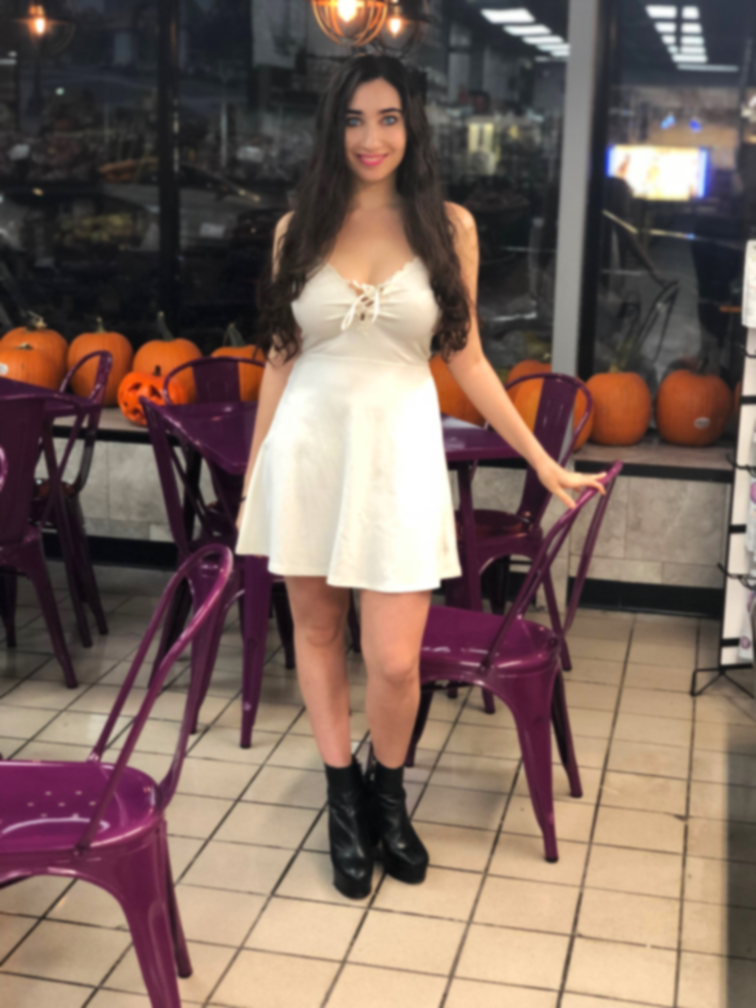
#> input picture enhanced/enhanced_IMG_3843edited_336b70de.jpg, 3024 x 4032 px (shown at 1/4 size)
$ python -i stable_diffusion_enhancer.py   (imports and definitions only)
#> lines starting #> are read from the running program, lines starting #| are printed output that depends on the picture; after the words box and inside, x2 and y2 are one past the last pixel; in counts of white or black regions, pixels touching at a corner belong together
import os
import json
import base64
import requests
from io import BytesIO
from PIL import Image, ImageEnhance, ImageFilter, ImageDraw, ImageOps
import time
import random

try:
    import numpy as np
    NUMPY_AVAILABLE = True
except ImportError:
    NUMPY_AVAILABLE = False
    print("NumPy not available, using basic image processing")

class StableDiffusionEnhancer:
    """
    ComfyUI + Stable Diffusion + LoRA Photo Enhancement System
    Provides advanced photo editing features for social media models
    """

    def __init__(self):
        print("Initializing Stable Diffusion Enhancer...")
        self.enhancement_cache = {}
        self.feature_processors = {
            'eye_color': self.enhance_eye_color,
            'eye_shape': self.enhance_eye_shape,
            'face_shape': self.modify_face_shape,
            'hair_color': self.change_hair_color,
            'hair_style': self.change_hair_style,
            'lip_shape': self.enhance_lip_shape,
            'lip_color': self.enhance_lip_color,
            'height_adjustment': self.adjust_height,
            'body_shape': self.adjust_body_shape,
            'background_change': self.change_background,
            'skin_tone': self.correct_skin_tone,
            'blemish_removal': self.remove_blemishes,
            'wrinkle_removal': self.remove_wrinkles,
            'expression_change': self.change_expression,
            'makeup_application': self.apply_makeup,
            'makeup_removal': self.remove_makeup,
            'lighting_enhancement': self.enhance_lighting,
            'clothing_change': self.change_clothing,
            'weight_adjustment': self.adjust_weight,
            'posture_correction': self.correct_posture
        }

    def detect_face_regions(self, image):
        """Detect facial regions using OpenCV for targeted enhancements"""
        try:
            import cv2

            # Convert PIL image to OpenCV format
            img_array = np.array(image)
            img_bgr = cv2.cvtColor(img_array, cv2.COLOR_RGB2BGR)
            gray = cv2.cvtColor(img_bgr, cv2.COLOR_BGR2GRAY)

            # Load cascade classifiers
            face_cascade = cv2.CascadeClassifier(cv2.data.haarcascades + 'haarcascade_frontalface_default.xml')
            eye_cascade = cv2.CascadeClassifier(cv2.data.haarcascades + 'haarcascade_eye.xml')

            # Use standard face detection parameters
            faces = face_cascade.detectMultiScale(gray, 1.1, 4, minSize=(30, 30))
            print(f"Detected {len(faces)} faces")

            if len(faces) > 0:
                # Take the largest face
                face = max(faces, key=lambda rect: rect[2] * rect[3])
                x, y, w, h = face
                print(f"Main face: x={x}, y={y}, w={w}, h={h}")

                # Focus eye detection on upper face region but be less restrictive
                eye_region_y = y + int(h * 0.1)   # Start a bit lower
                eye_region_h = int(h * 0.5)       # Cover more of the face
                roi_gray = gray[eye_region_y:eye_region_y+eye_region_h, x:x+w]

                # Use more permissive eye detection parameters
                eyes = eye_cascade.detectMultiScale(roi_gray, 1.1, 3, minSize=(10, 8), maxSize=(int(w*0.4), int(h*0.3)))
                print(f"Detected {len(eyes)} eye candidates in face region")

                # Process all detected eyes with less strict filtering
                eye_coords = []
                for i, (ex, ey, ew, eh) in enumerate(eyes):
                    # Convert to full image coordinates
                    abs_x = x + ex
                    abs_y = eye_region_y + ey

                    # Basic validation - just check if it's reasonable size
                    if ew >= 8 and eh >= 6 and ew <= w*0.4 and eh <= h*0.3:
                        # Create focused iris region within detected eye
                        iris_x = abs_x + int(ew * 0.2)   # Inset from edges
                        iris_y = abs_y + int(eh * 0.15)  # Slightly down from top
                        iris_w = int(ew * 0.6)           # 60% of detected eye width
                        iris_h = int(eh * 0.7)           # 70% of detected eye height

                        center_x = iris_x + iris_w//2
                        center_y = iris_y + iris_h//2
                        eye_coords.append((center_x, center_y, iris_w, iris_h))
                        print(f"Eye {i}: center=({center_x},{center_y}), size=({iris_w}x{iris_h})")

                return {
                    'has_face': True,
                    'face_box': (x, y, x+w, y+h),
                    'eyes': eye_coords,
                    'lips': (x + w//2, y + int(h * 0.75)),  # Estimate lip position
                    'face_width': w,
                    'face_height': h,
                    'confidence': 0.9
                }
            else:
                # Fallback to estimation if no face detected
                width, height = image.size
                return {
                    'has_face': True,
                    'face_box': (int(width*0.2), int(height*0.1), int(width*0.8), int(height*0.9)),
                    'eyes': [(int(width*0.35), int(height*0.4), 30, 15), (int(width*0.65), int(height*0.4), 30, 15)],
                    'lips': (int(width*0.5), int(height*0.7)),
                    'face_width': int(width*0.6),
                    'face_height': int(height*0.8),
                    'confidence': 0.6
                }

        except Exception as e:
            print(f"Face detection error: {e}, using fallback")
            # Fallback estimation
            width, height = image.size
            return {
                'has_face': True,
                'face_box': (int(width*0.2), int(height*0.1), int(width*0.8), int(height*0.9)),
                'eyes': [(int(width*0.35), int(height*0.4), 30, 15), (int(width*0.65), int(height*0.4), 30, 15)],
                'lips': (int(width*0.5), int(height*0.7)),
                'face_width': int(width*0.6),
                'face_height': int(height*0.8),
                'confidence': 0.5
            }

    # [50 lines left out: function create_region_mask, not called in this run]

    def enhance_eye_color(self, image, color="blue", intensity=0.7):
        """Change eye color using HSV-based realistic modification with iris detection"""
        try:
            import cv2
            # Convert to OpenCV format
            img_array = np.array(image)
            img_bgr = cv2.cvtColor(img_array, cv2.COLOR_RGB2BGR)

            # Detect face and eyes
            face_data = self.detect_face_regions(image)
            if not face_data or not face_data.get('eyes') or len(face_data.get('eyes', [])) == 0:
                print("No eyes detected for color change")
                print(f"Face data: {face_data}")
                return image

            enhanced_bgr = img_bgr.copy()

            # HSV hue values for natural eye colors
            color_hues = {
                'blue': 110, 'green': 60, 'brown': 15, 'hazel': 35,
                'gray': 120, 'amber': 25, 'violet': 140
            }

            if color not in color_hues:
                print(f"Unsupported eye color: {color}")
                return image

            target_hue = color_hues[color]

            print(f"Processing {len(face_data['eyes'])} detected eye regions")

            # Process each detected eye
            for i, eye_info in enumerate(face_data['eyes']):
                cx, cy, ew, eh = eye_info
                print(f"Eye {i}: center=({cx},{cy}), size=({ew}x{eh})")

                # Extract precise iris region (no padding to avoid excess area)
                y1 = max(0, cy - eh//2)
                y2 = min(enhanced_bgr.shape[0], cy + eh//2)
                x1 = max(0, cx - ew//2)
                x2 = min(enhanced_bgr.shape[1], cx + ew//2)

                eye_region = enhanced_bgr[y1:y2, x1:x2]
                if eye_region.size == 0 or eye_region.shape[0] < 5 or eye_region.shape[1] < 5:
                    print(f"Eye {i}: region too small, skipping")
                    continue

                print(f"Eye {i}: processing region {eye_region.shape}")

                # Convert eye region to HSV
                eye_hsv = cv2.cvtColor(eye_region, cv2.COLOR_BGR2HSV)
                eye_gray = cv2.cvtColor(eye_region, cv2.COLOR_BGR2GRAY)

                # More aggressive iris detection
                # Focus on colored areas (iris) excluding very bright (sclera) and very dark (pupil)
                lower_iris = np.array([0, 15, 30])    # Lower saturation threshold, allow darker areas
                upper_iris = np.array([179, 255, 160]) # Exclude bright sclera
                iris_mask = cv2.inRange(eye_hsv, lower_iris, upper_iris)

                # Create pupil mask (very dark center areas)
                _, pupil_mask = cv2.threshold(eye_gray, 25, 255, cv2.THRESH_BINARY_INV)

                # Create sclera mask (very bright areas)
                _, sclera_mask = cv2.threshold(eye_gray, 180, 255, cv2.THRESH_BINARY)

                # Combine masks: exclude pupil and sclera from iris
                combined_exclusion = cv2.bitwise_or(pupil_mask, sclera_mask)
                iris_only = cv2.bitwise_and(iris_mask, cv2.bitwise_not(combined_exclusion))

                # Morphological operations to clean up the mask
                kernel_small = cv2.getStructuringElement(cv2.MORPH_ELLIPSE, (2, 2))
                kernel_med = cv2.getStructuringElement(cv2.MORPH_ELLIPSE, (3, 3))

                # Close small gaps
                iris_only = cv2.morphologyEx(iris_only, cv2.MORPH_CLOSE, kernel_small)
                # Remove noise
                iris_only = cv2.morphologyEx(iris_only, cv2.MORPH_OPEN, kernel_small)
                # Final cleanup
                iris_only = cv2.morphologyEx(iris_only, cv2.MORPH_CLOSE, kernel_med)

                # Check if we have valid iris pixels
                iris_pixel_count = np.sum(iris_only > 0)
                total_pixels = eye_region.shape[0] * eye_region.shape[1]
                iris_ratio = iris_pixel_count / total_pixels if total_pixels > 0 else 0

                print(f"Eye {i}: iris pixels={iris_pixel_count}/{total_pixels} ({iris_ratio:.2%})")

                if iris_pixel_count < 5:  # Need minimum iris pixels
                    print(f"Eye {i}: insufficient iris pixels, skipping")
                    continue

                # Create smooth mask for blending
                iris_mask_float = cv2.GaussianBlur(iris_only.astype(np.float32), (3, 3), 0.5) / 255.0

                # Apply HSV color change only to iris pixels
                new_eye_hsv = eye_hsv.copy()

                # More aggressive hue replacement for visible color change
                mask_active = iris_mask_float > 0.1
                if np.any(mask_active):
                    # Set new hue directly for iris pixels
                    new_eye_hsv[mask_active, 0] = target_hue

                    # Enhance saturation slightly for more vibrant color
                    current_sat = new_eye_hsv[mask_active, 1].astype(np.float32)
                    enhanced_sat = np.minimum(255, current_sat * 1.2)
                    new_eye_hsv[mask_active, 1] = enhanced_sat.astype(np.uint8)

                # Convert back and apply to original
                new_eye_bgr = cv2.cvtColor(new_eye_hsv, cv2.COLOR_HSV2BGR)
                enhanced_bgr[y1:y2, x1:x2] = new_eye_bgr
                print(f"Eye {i}: color change applied")

            # Convert back to PIL format
            enhanced_rgb = cv2.cvtColor(enhanced_bgr, cv2.COLOR_BGR2RGB)
            return Image.fromarray(enhanced_rgb)

        except Exception as e:
            print(f"Natural eye color change error: {e}")
            return image

    # [130 lines left out: functions enhance_eye_shape, modify_face_shape, change_hair_color, change_hair_style, enhance_lip_shape, not called in this run]

    def enhance_lip_color(self, image, color="rose", intensity=0.6):
        """Change lip color using natural HSV-based blending while preserving texture"""
        try:
            import cv2
            # Convert to OpenCV format
            img_array = np.array(image)
            img_bgr = cv2.cvtColor(img_array, cv2.COLOR_RGB2BGR)

            face_data = self.detect_face_regions(image)
            if not face_data.get('has_face'):
                return image

            # Get lip region from face detection
            lip_pos = face_data.get('lips', (0, 0))
            if isinstance(lip_pos, tuple) and len(lip_pos) == 2:
                lx, ly = lip_pos

                # Create lip region
                face_width = face_data.get('face_width', 100)
                lip_width = int(face_width * 0.25)
                lip_height = int(face_width * 0.12)

                y1 = max(0, ly - lip_height//2)
                y2 = min(img_bgr.shape[0], ly + lip_height//2)
                x1 = max(0, lx - lip_width//2)
                x2 = min(img_bgr.shape[1], lx + lip_width//2)

                lip_region = img_bgr[y1:y2, x1:x2]

                if lip_region.size > 0:
                    # Convert to HSV for natural color manipulation
                    lip_hsv = cv2.cvtColor(lip_region, cv2.COLOR_BGR2HSV)
                    lip_gray = cv2.cvtColor(lip_region, cv2.COLOR_BGR2GRAY)

                    # Create lip mask based on color characteristics
                    # Lips typically have some saturation and medium brightness
                    lower_lip = np.array([0, 20, 50])    # Any hue, some saturation, not too dark
                    upper_lip = np.array([179, 255, 220])  # Exclude very bright areas
                    lip_mask = cv2.inRange(lip_hsv, lower_lip, upper_lip)

                    # Remove very dark areas (teeth gaps, shadows)
                    _, dark_mask = cv2.threshold(lip_gray, 40, 255, cv2.THRESH_BINARY)
                    lip_mask = cv2.bitwise_and(lip_mask, dark_mask)

                    # Morphological operations for smooth mask
                    kernel = cv2.getStructuringElement(cv2.MORPH_ELLIPSE, (3, 3))
                    lip_mask = cv2.morphologyEx(lip_mask, cv2.MORPH_CLOSE, kernel)
                    lip_mask = cv2.morphologyEx(lip_mask, cv2.MORPH_OPEN, kernel)

                    # Gaussian blur for natural edges
                    lip_mask_float = cv2.GaussianBlur(lip_mask.astype(np.float32), (3, 3), 0.5) / 255.0

                    # HSV hue values for natural lip colors
                    color_hues = {
                        'rose': 350, 'red': 0, 'pink': 330, 'coral': 15,
                        'berry': 320, 'nude': 30, 'plum': 300, 'cherry': 5
                    }

                    if color.lower() in color_hues:
                        target_hue = color_hues[color.lower()]
                        # Convert OpenCV hue range (0-179)
                        target_hue_cv = int(target_hue * 179 / 360) if target_hue <= 360 else target_hue

                        # Enhance saturation for more vibrant color
                        enhanced_hsv = lip_hsv.copy()

                        # Apply hue change with texture preservation
                        original_hue = lip_hsv[:,:,0].astype(np.float32)
                        new_hue = np.full_like(original_hue, target_hue_cv)
                        blended_hue = (original_hue * (1 - lip_mask_float * intensity) +
                                      new_hue * lip_mask_float * intensity)
                        enhanced_hsv[:,:,0] = np.clip(blended_hue, 0, 179).astype(np.uint8)

                        # Slightly increase saturation for more vivid color
                        original_sat = lip_hsv[:,:,1].astype(np.float32)
                        enhanced_sat = np.minimum(255, original_sat * (1 + lip_mask_float * intensity * 0.3))
                        enhanced_hsv[:,:,1] = enhanced_sat.astype(np.uint8)

                        # Convert back and replace region
                        enhanced_lip_bgr = cv2.cvtColor(enhanced_hsv, cv2.COLOR_HSV2BGR)
                        img_bgr[y1:y2, x1:x2] = enhanced_lip_bgr

            # Convert back to PIL format
            enhanced_rgb = cv2.cvtColor(img_bgr, cv2.COLOR_BGR2RGB)
            return Image.fromarray(enhanced_rgb)

        except Exception as e:
            print(f"Natural lip color change error: {e}")
            return image
            enhanced = Image.composite(color_overlay, image, lip_mask)
            enhanced = Image.blend(image, enhanced, intensity)

            return enhanced

        except Exception as e:
            print(f"Lip color enhancement error: {e}")
            return image

    # [201 lines left out: functions adjust_height, adjust_body_shape, change_background, correct_skin_tone, remove_blemishes, remove_wrinkles and 1 more, not called in this run]

    def apply_makeup(self, image, makeup_type="natural", intensity=0.4):
        """Apply makeup effects"""
        try:
            face_data = self.detect_face_regions(image)
            if not face_data.get('has_face'):
                return image

            enhanced = image.copy()

            if makeup_type.lower() == "natural":
                # Enhance lips and eyes subtly
                enhanced = self.enhance_lip_color(enhanced, "rose", intensity * 0.6)
                enhanced = self.enhance_eye_color(enhanced, "brown", intensity * 0.3)

            elif makeup_type.lower() == "glamour":
                # More dramatic enhancement
                enhanced = self.enhance_lip_color(enhanced, "red", intensity * 0.8)
                enhanced = self.enhance_eye_color(enhanced, "blue", intensity * 0.5)

            return enhanced

        except Exception as e:
            print(f"Makeup application error: {e}")
            return image

    # [267 lines left out: functions remove_makeup, enhance_lighting, change_clothing, adjust_weight, correct_posture, parse_enhancement_prompt and 1 more, not called in this run]

>>> import cv2
>>> picture = cv2.cvtColor(cv2.imread('enhanced/enhanced_IMG_3843edited_336b70de.jpg'), cv2.COLOR_BGR2RGB)
>>> result = StableDiffusionEnhancer().apply_makeup(picture)
#> in detect_face_regions, img_bgr is the input picture: shape (4032, 3024, 3); mean B, G, R 93.3, 102.6, 123.2
#> in detect_face_regions, `gray = cv2.cvtColor(img_bgr, cv2.COLOR_BGR2GRAY)`:
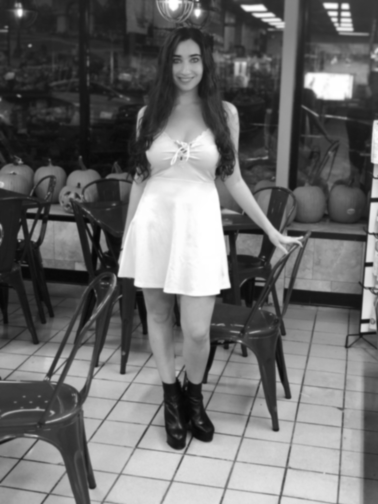
#> gray: shape (4032, 3024) (shown at 1/8 size); min 5, max 255, mean 107.7
#> in detect_face_regions, `faces = face_cascade.detectMultiScale(gray, 1.1, 4, minSize=(30, 30))`: faces = [[1639, 3241, 127, 127], [2307, 3029, 115, 115], [2709, 95, 121, 121], [299, 3618, 244, 244], [1314, 353, 357, 357]]
#| Detected 5 faces
#> in detect_face_regions, `face = max(faces, key=lambda rect: rect[2] * rect[3])`: face = [1314, 353, 357, 357]
#> in detect_face_regions, `x, y, w, h = face`: x = 1314; y = 353; w = 357
#| Main face: x=1314, y=353, w=357, h=357
#> in detect_face_regions, `eye_region_y = y + int(h * 0.1)`: eye_region_y = 388
#> in detect_face_regions, `eye_region_h = int(h * 0.5)`: eye_region_h = 178
#> in detect_face_regions, `roi_gray = gray[eye_region_y:eye_region_y+eye_region_h, x:x+w]`:
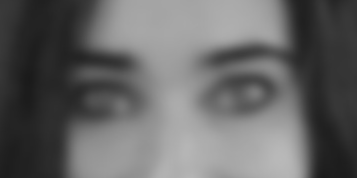
#> roi_gray: shape (178, 357); min 26, max 185, mean 101.6
#> in detect_face_regions, `eyes = eye_cascade.detectMultiScale(roi_gray, 1.1, 3, minSize=(10, 8),..`: eyes = [[205, 55, 74, 74], [63, 56, 81, 81]]
#| Detected 2 eye candidates in face region
#> the loop in detect_face_regions, `for i, (ex, ey, ew, eh) in enumerate(eyes):` made 2 passes
#> (ex, ey, ew, eh, abs_x, abs_y, iris_x, iris_y) on passes 1 to 2: (205, 55, 74, 74, 1519, 443, 1533, 454), (63, 56, 81, 81, 1377, 444, 1393, 456)
#> (printed output is left out)
#> after the loop in detect_face_regions, `for i, (ex, ey, ew, eh) in enumerate(eyes):`: eye_coords = [(1555, 479, 44, 51), (1417, 484, 48, 56)]
#> in apply_makeup, `face_data = self.detect_face_regions(image)`: face_data = {'has_face': True, 'face_box': (1314, 353, 1671, 710), 'eyes': [(1555, 479, 44, 51), (1417, 484, 48, 56)], 'lips': (1492, 620), 'face_width': 357, 'face_height': 357, 'confidence': 0.9}
#| Detected 5 faces
#| Main face: x=1314, y=353, w=357, h=357
#| Detected 2 eye candidates in face region
#> the loop in detect_face_regions (call 2), `for i, (ex, ey, ew, eh) in enumerate(eyes):` made 2 passes
#> (printed output is left out)
#> in enhance_lip_color, `lip_pos = face_data.get('lips', (0, 0))`: lip_pos = (1492, 620)
#> in enhance_lip_color, `lx, ly = lip_pos`: lx = 1492; ly = 620
#> in enhance_lip_color, `face_width = face_data.get('face_width', 100)`: face_width = 357
#> in enhance_lip_color, `lip_width = int(face_width * 0.25)`: lip_width = 89
#> in enhance_lip_color, `lip_height = int(face_width * 0.12)`: lip_height = 42
#> in enhance_lip_color, `y1 = max(0, ly - lip_height//2)`: y1 = 599
#> in enhance_lip_color, `y2 = min(img_bgr.shape[0], ly + lip_height//2)`: y2 = 641
#> in enhance_lip_color, `x1 = max(0, lx - lip_width//2)`: x1 = 1448
#> in enhance_lip_color, `x2 = min(img_bgr.shape[1], lx + lip_width//2)`: x2 = 1536
#> in enhance_lip_color, `lip_region = img_bgr[y1:y2, x1:x2]`:
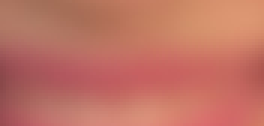
#> lip_region: shape (42, 88, 3) (shown 3 times larger); mean B, G, R 99.6, 114.1, 192.7
#> in enhance_lip_color, `lip_mask = cv2.inRange(lip_hsv, lower_lip, upper_lip)`:
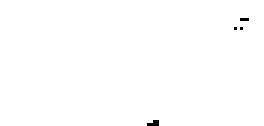
#> lip_mask: shape (42, 88) (shown 3 times larger); 99.7% white; black in thin lines or dots, all inside (x1, y1, x2, y2) = (49, 6, 83, 42)
#> in enhance_lip_color, `original_hue = lip_hsv[:,:,0].astype(np.float32)`:
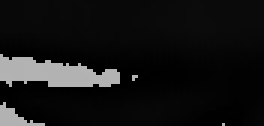
#> original_hue: shape (42, 88) float32 (shown 3 times larger); min 0, max 179, mean 20.8
#> in enhance_lip_color, `blended_hue = (original_hue * (1 - lip_mask_float * intensity) + new_h..`:
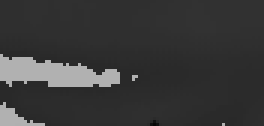
#> blended_hue: shape (42, 88) float32 (shown 3 times larger); min 6.84, max 177.8, mean 57.5
#> in enhance_lip_color, `original_sat = lip_hsv[:,:,1].astype(np.float32)`:
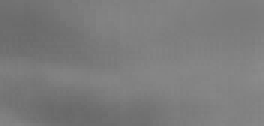
#> original_sat: shape (42, 88) float32 (shown 3 times larger); min 105, max 139, mean 123.4
#> (the rest of the program and of its run is left out)
